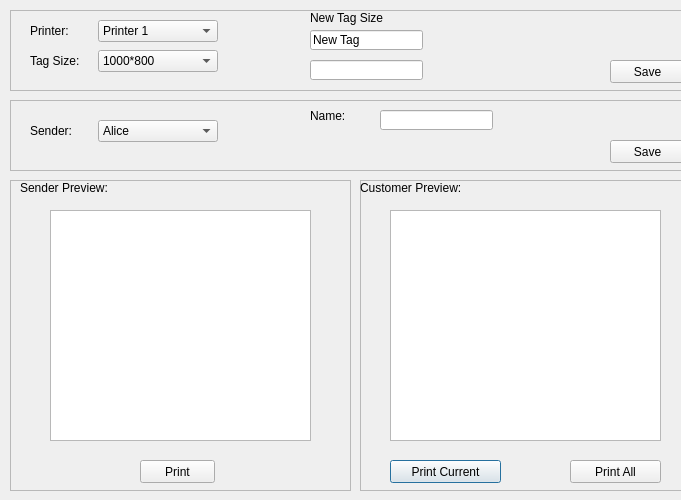
<?xml version="1.0" encoding="UTF-8"?>
<ui version="4.0">
 <class>Dialog</class>
 <widget class="QDialog" name="Dialog">
  <property name="geometry">
   <rect>
    <x>0</x>
    <y>0</y>
    <width>681</width>
    <height>500</height>
   </rect>
  </property>
  <property name="windowTitle">
   <string>Dialog</string>
  </property>
  <widget class="QFrame" name="frame">
   <property name="geometry">
    <rect>
     <x>360</x>
     <y>180</y>
     <width>331</width>
     <height>311</height>
    </rect>
   </property>
   <property name="frameShape">
    <enum>QFrame::StyledPanel</enum>
   </property>
   <property name="frameShadow">
    <enum>QFrame::Raised</enum>
   </property>
   <widget class="QLabel" name="label_2">
    <property name="geometry">
     <rect>
      <x>0</x>
      <y>0</y>
      <width>141</width>
      <height>16</height>
     </rect>
    </property>
    <property name="text">
     <string>Customer Preview:</string>
    </property>
   </widget>
   <widget class="QPushButton" name="pushButton_2">
    <property name="geometry">
     <rect>
      <x>30</x>
      <y>280</y>
      <width>111</width>
      <height>23</height>
     </rect>
    </property>
    <property name="text">
     <string>Print Current</string>
    </property>
   </widget>
   <widget class="QGraphicsView" name="graphicsView_2">
    <property name="geometry">
     <rect>
      <x>30</x>
      <y>30</y>
      <width>271</width>
      <height>231</height>
     </rect>
    </property>
   </widget>
   <widget class="QPushButton" name="pushButton_4">
    <property name="geometry">
     <rect>
      <x>210</x>
      <y>280</y>
      <width>91</width>
      <height>23</height>
     </rect>
    </property>
    <property name="text">
     <string>Print All</string>
    </property>
   </widget>
  </widget>
  <widget class="QFrame" name="frame_2">
   <property name="geometry">
    <rect>
     <x>10</x>
     <y>10</y>
     <width>681</width>
     <height>81</height>
    </rect>
   </property>
   <property name="frameShape">
    <enum>QFrame::StyledPanel</enum>
   </property>
   <property name="frameShadow">
    <enum>QFrame::Raised</enum>
   </property>
   <widget class="QLabel" name="label_4">
    <property name="geometry">
     <rect>
      <x>300</x>
      <y>0</y>
      <width>101</width>
      <height>16</height>
     </rect>
    </property>
    <property name="text">
     <string>New Tag Size</string>
    </property>
   </widget>
   <widget class="QLineEdit" name="lineEdit">
    <property name="geometry">
     <rect>
      <x>300</x>
      <y>20</y>
      <width>113</width>
      <height>20</height>
     </rect>
    </property>
    <property name="text">
     <string>New Tag</string>
    </property>
   </widget>
   <widget class="QLineEdit" name="lineEdit_2">
    <property name="geometry">
     <rect>
      <x>300</x>
      <y>50</y>
      <width>113</width>
      <height>20</height>
     </rect>
    </property>
   </widget>
   <widget class="QPushButton" name="pushButton_3">
    <property name="geometry">
     <rect>
      <x>600</x>
      <y>50</y>
      <width>75</width>
      <height>23</height>
     </rect>
    </property>
    <property name="text">
     <string>Save</string>
    </property>
   </widget>
   <widget class="QWidget" name="layoutWidget">
    <property name="geometry">
     <rect>
      <x>20</x>
      <y>40</y>
      <width>188</width>
      <height>22</height>
     </rect>
    </property>
    <layout class="QHBoxLayout" name="horizontalLayout">
     <item>
      <widget class="QLabel" name="label_3">
       <property name="minimumSize">
        <size>
         <width>60</width>
         <height>0</height>
        </size>
       </property>
       <property name="text">
        <string>Tag Size:</string>
       </property>
      </widget>
     </item>
     <item>
      <widget class="QComboBox" name="comboBox_2">
       <property name="minimumSize">
        <size>
         <width>120</width>
         <height>0</height>
        </size>
       </property>
       <item>
        <property name="text">
         <string>1000*800</string>
        </property>
       </item>
       <item>
        <property name="text">
         <string>800*600</string>
        </property>
       </item>
      </widget>
     </item>
    </layout>
   </widget>
   <widget class="QWidget" name="layoutWidget">
    <property name="geometry">
     <rect>
      <x>20</x>
      <y>10</y>
      <width>188</width>
      <height>22</height>
     </rect>
    </property>
    <layout class="QHBoxLayout" name="horizontalLayout_2">
     <item>
      <widget class="QLabel" name="label">
       <property name="minimumSize">
        <size>
         <width>60</width>
         <height>0</height>
        </size>
       </property>
       <property name="text">
        <string>Printer:</string>
       </property>
      </widget>
     </item>
     <item>
      <widget class="QComboBox" name="comboBox">
       <property name="minimumSize">
        <size>
         <width>120</width>
         <height>0</height>
        </size>
       </property>
       <item>
        <property name="text">
         <string>Printer 1</string>
        </property>
       </item>
       <item>
        <property name="text">
         <string>Printer 2</string>
        </property>
       </item>
      </widget>
     </item>
    </layout>
   </widget>
  </widget>
  <widget class="QFrame" name="frame_3">
   <property name="geometry">
    <rect>
     <x>10</x>
     <y>180</y>
     <width>341</width>
     <height>311</height>
    </rect>
   </property>
   <property name="frameShape">
    <enum>QFrame::StyledPanel</enum>
   </property>
   <property name="frameShadow">
    <enum>QFrame::Raised</enum>
   </property>
   <widget class="QLabel" name="label_5">
    <property name="geometry">
     <rect>
      <x>10</x>
      <y>0</y>
      <width>101</width>
      <height>16</height>
     </rect>
    </property>
    <property name="text">
     <string>Sender Preview:</string>
    </property>
   </widget>
   <widget class="QPushButton" name="pushButton">
    <property name="geometry">
     <rect>
      <x>130</x>
      <y>280</y>
      <width>75</width>
      <height>23</height>
     </rect>
    </property>
    <property name="text">
     <string>Print</string>
    </property>
   </widget>
   <widget class="QGraphicsView" name="graphicsView">
    <property name="geometry">
     <rect>
      <x>40</x>
      <y>30</y>
      <width>261</width>
      <height>231</height>
     </rect>
    </property>
   </widget>
  </widget>
  <widget class="QFrame" name="frame_4">
   <property name="geometry">
    <rect>
     <x>10</x>
     <y>100</y>
     <width>681</width>
     <height>71</height>
    </rect>
   </property>
   <property name="frameShape">
    <enum>QFrame::StyledPanel</enum>
   </property>
   <property name="frameShadow">
    <enum>QFrame::Raised</enum>
   </property>
   <widget class="QWidget" name="layoutWidget">
    <property name="geometry">
     <rect>
      <x>20</x>
      <y>20</y>
      <width>188</width>
      <height>22</height>
     </rect>
    </property>
    <layout class="QHBoxLayout" name="horizontalLayout_3">
     <item>
      <widget class="QLabel" name="label_6">
       <property name="minimumSize">
        <size>
         <width>60</width>
         <height>0</height>
        </size>
       </property>
       <property name="text">
        <string>Sender:</string>
       </property>
      </widget>
     </item>
     <item>
      <widget class="QComboBox" name="comboBox_3">
       <property name="minimumSize">
        <size>
         <width>120</width>
         <height>0</height>
        </size>
       </property>
       <item>
        <property name="text">
         <string>Alice</string>
        </property>
       </item>
       <item>
        <property name="text">
         <string>Bob</string>
        </property>
       </item>
      </widget>
     </item>
    </layout>
   </widget>
   <widget class="QPushButton" name="pushButton_5">
    <property name="geometry">
     <rect>
      <x>600</x>
      <y>40</y>
      <width>75</width>
      <height>23</height>
     </rect>
    </property>
    <property name="text">
     <string>Save</string>
    </property>
   </widget>
   <widget class="QLabel" name="label_7">
    <property name="geometry">
     <rect>
      <x>300</x>
      <y>10</y>
      <width>54</width>
      <height>12</height>
     </rect>
    </property>
    <property name="text">
     <string>Name:</string>
    </property>
   </widget>
   <widget class="QLineEdit" name="lineEdit_3">
    <property name="geometry">
     <rect>
      <x>370</x>
      <y>10</y>
      <width>113</width>
      <height>20</height>
     </rect>
    </property>
   </widget>
  </widget>
 </widget>
 <resources/>
 <connections/>
</ui>
